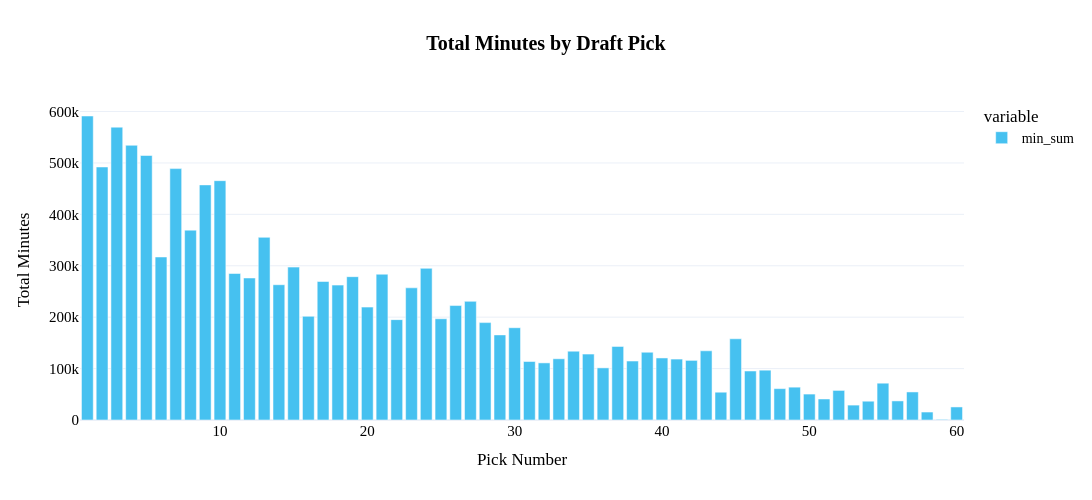

Here is the notebook cell this chart was saved with:
### Code cell
fig_game_sum = px.bar(
  game_agg[game_agg["OVERALL_PICK"]<61], 
  x="OVERALL_PICK", 
  y=["min_sum"],
  # color="PLAYER_NAME_LAST_FIRST",
  template='plotly_white',
  title="<b>Total Minutes by Draft Pick</b>", 
#   line_shape='spline',
  height=500, 
  width=1400,
  )
fig_game_sum.update_layout(
    # showlegend=False,
    title_x=0.5,
    xaxis_title="Pick Number",
    yaxis_title="Total Minutes",
    hoverlabel=dict(
        bgcolor="white",
        font_size=16,
        font_family="PT Sans Narrow"
    ),
    yaxis = dict(tickfont = dict(size=15)),
    xaxis = dict(tickfont = dict(size=15)),
    font=dict(
        family="PT Sans Narrow",
        size=14,
        color="Black"
    ),
    title_font_family="PT Sans Narrow"
)

fig_game_sum.update_traces(marker_color='#46C1F0')

fig_game_sum

### Figure 1 — Plotly figure (JSON) as saved in the notebook; plotly's stock layout.template omitted (floating-point values rounded to 4 significant figures)
{"data": [{"alignmentgroup": "True", "hovertemplate": "variable=min_sum<br>OVERALL_PICK=%{x}<br>value=%{y}<extra></extra>", "legendgroup": "min_sum", "marker": {"color": "#46C1F0", "pattern": {"shape": ""}}, "name": "min_sum", "offsetgroup": "min_sum", "orientation": "v", "showlegend": true, "textposition": "auto", "type": "bar", "x": [1, 2, 3, 4, 5, 6, 7, 8, 9, 10, 11, 12, 13, 14, 15, 16, 17, 18, 19, 20, 21, 22, 23, 24, 25, 26, 27, 28, 29, 30, 31, 32, 33, 34, 35, 36, 37, 38, 39, 40, 41, 42, 43, 44, 45, 46, 47, 48, 49, 50, 51, 52, 53, 54, 55, 56, 57, 58, 59, 60], "xaxis": "x", "y": [591332, 492188, 569633, 534365, 514487, 317103, 489005, 369339, 457338, 465546, 284975, 276279, 355312, 263125, 297406, 201670, 269422, 262355, 278774, 219570, 283586, 195213, 257122, 295013, 196937, 222621, 230785, 189459, 165530, 179490, 113794, 111110, 119097, 133870, 128157, 101428, 143146, 114714, 131812, 120682, 118522, 115958, 134583, 54062, 157965, 95291, 96905, 61020, 63856, 50440, 40884, 57533, 28989, 36548, 71583, 37120, 54554, 15477, 1178, 25381], "yaxis": "y"}], "layout": {"barmode": "relative", "font": {"color": "Black", "family": "PT Sans Narrow", "size": 14}, "height": 500, "hoverlabel": {"bgcolor": "white", "font": {"family": "PT Sans Narrow", "size": 16}}, "legend": {"title": {"text": "variable"}, "tracegroupgap": 0}, "title": {"font": {"family": "PT Sans Narrow"}, "text": "<b>Total Minutes by Draft Pick</b>", "x": 0.5}, "width": 1400, "xaxis": {"anchor": "y", "domain": [0, 1], "tickfont": {"size": 15}, "title": {"text": "Pick Number"}}, "yaxis": {"anchor": "x", "domain": [0, 1], "tickfont": {"size": 15}, "title": {"text": "Total Minutes"}}}}
